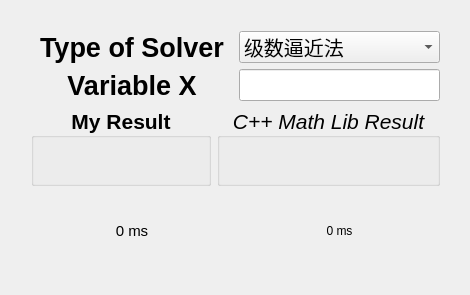
<?xml version="1.0" encoding="UTF-8"?>
<ui version="4.0">
 <class>MainWindow</class>
 <widget class="QMainWindow" name="MainWindow">
  <property name="geometry">
   <rect>
    <x>0</x>
    <y>0</y>
    <width>470</width>
    <height>295</height>
   </rect>
  </property>
  <property name="windowTitle">
   <string>MainWindow</string>
  </property>
  <widget class="QWidget" name="centralWidget">
   <widget class="QWidget" name="verticalLayoutWidget">
    <property name="geometry">
     <rect>
      <x>20</x>
      <y>20</y>
      <width>431</width>
      <height>261</height>
     </rect>
    </property>
    <layout class="QVBoxLayout" name="verticalLayout">
     <item>
      <layout class="QHBoxLayout" name="horizontalLayout">
       <item>
        <widget class="QLabel" name="label">
         <property name="font">
          <font>
           <pointsize>20</pointsize>
           <weight>75</weight>
           <bold>true</bold>
           <underline>false</underline>
           <strikeout>false</strikeout>
           <kerning>true</kerning>
          </font>
         </property>
         <property name="text">
          <string>Type of Solver</string>
         </property>
         <property name="alignment">
          <set>Qt::AlignCenter</set>
         </property>
        </widget>
       </item>
       <item>
        <widget class="QComboBox" name="methodtype">
         <property name="font">
          <font>
           <pointsize>15</pointsize>
           <weight>50</weight>
           <bold>false</bold>
          </font>
         </property>
         <item>
          <property name="text">
           <string>级数逼近法</string>
          </property>
         </item>
         <item>
          <property name="text">
           <string>常微分方程法</string>
          </property>
         </item>
         <item>
          <property name="text">
           <string>微小增量法</string>
          </property>
         </item>
        </widget>
       </item>
      </layout>
     </item>
     <item>
      <layout class="QHBoxLayout" name="horizontalLayout_3">
       <item>
        <widget class="QLabel" name="label_2">
         <property name="sizePolicy">
          <sizepolicy hsizetype="Expanding" vsizetype="Preferred">
           <horstretch>0</horstretch>
           <verstretch>0</verstretch>
          </sizepolicy>
         </property>
         <property name="font">
          <font>
           <pointsize>20</pointsize>
           <weight>75</weight>
           <bold>true</bold>
          </font>
         </property>
         <property name="text">
          <string>Variable X</string>
         </property>
         <property name="alignment">
          <set>Qt::AlignCenter</set>
         </property>
        </widget>
       </item>
       <item>
        <widget class="QLineEdit" name="inputx">
         <property name="font">
          <font>
           <pointsize>15</pointsize>
          </font>
         </property>
        </widget>
       </item>
      </layout>
     </item>
     <item>
      <layout class="QHBoxLayout" name="horizontalLayout_2">
       <item>
        <widget class="QGroupBox" name="groupBox_2">
         <property name="font">
          <font>
           <pointsize>16</pointsize>
           <weight>75</weight>
           <bold>true</bold>
          </font>
         </property>
         <property name="title">
          <string>My Result</string>
         </property>
         <property name="alignment">
          <set>Qt::AlignCenter</set>
         </property>
         <widget class="QLabel" name="myresult">
          <property name="geometry">
           <rect>
            <x>30</x>
            <y>50</y>
            <width>151</width>
            <height>31</height>
           </rect>
          </property>
          <property name="text">
           <string/>
          </property>
          <property name="alignment">
           <set>Qt::AlignCenter</set>
          </property>
         </widget>
        </widget>
       </item>
       <item>
        <widget class="QGroupBox" name="groupBox">
         <property name="font">
          <font>
           <pointsize>16</pointsize>
           <weight>50</weight>
           <italic>true</italic>
           <bold>false</bold>
          </font>
         </property>
         <property name="title">
          <string>C++ Math Lib Result</string>
         </property>
         <property name="alignment">
          <set>Qt::AlignCenter</set>
         </property>
         <widget class="QLabel" name="Clibresult">
          <property name="geometry">
           <rect>
            <x>40</x>
            <y>50</y>
            <width>141</width>
            <height>31</height>
           </rect>
          </property>
          <property name="text">
           <string/>
          </property>
          <property name="alignment">
           <set>Qt::AlignCenter</set>
          </property>
         </widget>
        </widget>
       </item>
      </layout>
     </item>
     <item>
      <layout class="QHBoxLayout" name="horizontalLayout_4">
       <item>
        <widget class="QLabel" name="myspeed">
         <property name="font">
          <font>
           <pointsize>11</pointsize>
          </font>
         </property>
         <property name="text">
          <string>0 ms</string>
         </property>
         <property name="alignment">
          <set>Qt::AlignCenter</set>
         </property>
        </widget>
       </item>
       <item>
        <widget class="QLabel" name="libspeed">
         <property name="text">
          <string>0 ms</string>
         </property>
         <property name="alignment">
          <set>Qt::AlignCenter</set>
         </property>
        </widget>
       </item>
      </layout>
     </item>
    </layout>
   </widget>
  </widget>
 </widget>
 <layoutdefault spacing="6" margin="11"/>
 <resources/>
 <connections/>
</ui>
